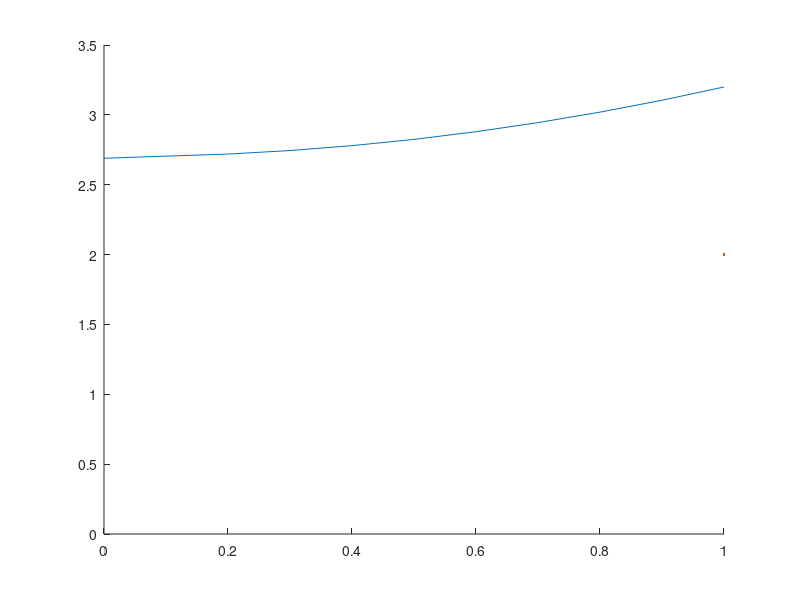

MATLAB code for this plot:
% solutoin of the equation (dc/dt) = D*(d^2c/dr^2) + (2*D/r)*(dc/dr) , 0<r<1
% dc/dx = 0 at x = 0 and dc/dx = k at x = 1;

clear;
clc;
% close all ;

a = 0;
b = 1;
c1 = 0;
c2 = 1;
n = 11;
k = 1;

h = (b-a)/(n-1) ;
dt = 0.004;
r_arr = a:h:b ;

L_c = 1e-6;
D_c = 1e-12;
T_c = (L_c^2)/D_c ;
D = 1;

C = zeros(n, 1);
C_new = zeros(n, 1);

total_iterations = T_c/dt ;


for iter=1:total_iterations
    for i = 1:n
        r = a + (i-1)*h ;
        if i == 1
            C_new(i) = C(i) + D*dt*2*(C(i+1) - C(i))/(h^2) ;
        elseif i == n
            C_new(i) = C(i) + D*dt*2*( h*k - C(i) + C(i-1) )/(h^2) + 2*D*dt*k/r ;
        else
            C_new(i) = C(i) + dt*D*(C(i+1) - 2*C(i) + C(i-1))/(h^2) + 2*dt*D*(C(i+1) - C(i-1))/(2*r*h) ;
        end

         
    end
    
    C = C_new ;
%     plot(r_arr, C, linewidth=2);
%     ylim([0, 3.5])
%     pause(0.2);

end

hold on
plot(r_arr, C, linewidth=2);
ylim([0, 3.5]);
